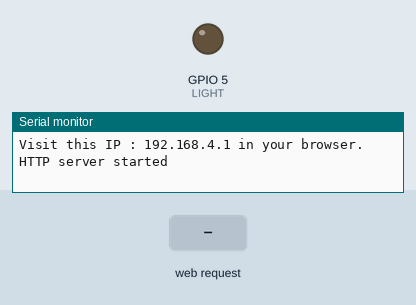
The sketch below on a simulated ESP8266 (NodeMCU). On the bench: output pins drawn as LEDs (lit = HIGH), the last lines printed to the serial monitor. The inputs (shaded band) are chosen by the test bench.

Above: at 1.7 s.
1.8 s: HTTP request GET /setLIGHT?LIGHTState=1 received
At 2.9 s:
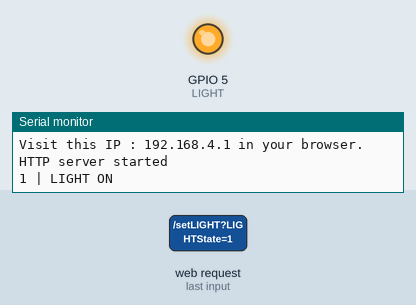
3.3 s: HTTP request GET /setLIGHT received
At 4.0 s:
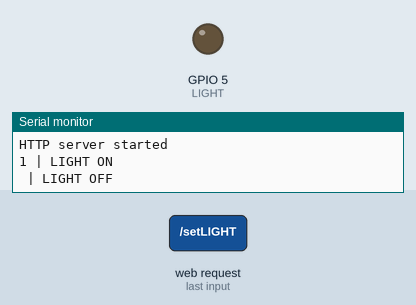
Timing chart, 0 to 6.3 s (numbered marks = the images above; inputs shaded):
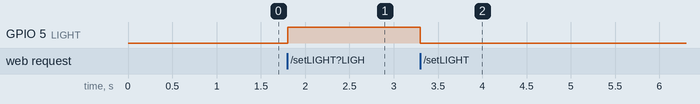

The sketch:

NodeMCU_ESP8266_Control_Relay_Access_Point.ino
```cpp
//----------------------------------------Include the NodeMCU ESP8266 Library
//----------------------------------------see here: https://www.youtube.com/watch?v=8jMr94B8iN0 to add NodeMCU ESP8266 library and board
#include <ESP8266WiFi.h>
#include <WiFiClient.h>
#include <ESP8266WebServer.h>
//----------------------------------------

#include "PageIndex.h" //--> Include the contents of the User Interface Web page, stored in the same folder as the .ino file

#define LIGHT 5 //--> Defining LIGHT Port

//----------------------------------------Make a wifi name and password as access point
const char* ssid = "wifi8266";
const char* password = "24682468";
//----------------------------------------

ESP8266WebServer server(80);  //--> Server on port 80

//----------------------------------------This routine is executed when you open NodeMCU ESP8266 IP Address in browser
void handleRoot() {
  String s = MAIN_page; //Read HTML contents
  server.send(200, "text/html", s); //Send web page
}
//----------------------------------------
//----------------------------------------Procedure for turning lights on or off
void handleLIGHT() {
  String LightState = "OFF";
  String t_state = server.arg("LIGHTState");
  Serial.print(t_state);
  if(t_state == "1")  {
    digitalWrite(LIGHT,HIGH); //LED ON
    LightState = "ON"; //Feedback parameter
    Serial.println(" | LIGHT ON");
  }
  else  {
    digitalWrite(LIGHT,LOW); //LED OFF
    LightState = "OFF"; //Feedback parameter
    Serial.println(" | LIGHT OFF");
  }
  server.send(200, "text/plane", LightState); //Send web page
}
//----------------------------------------
//----------------------------------------SETUP
void setup(void){
  Serial.begin(115200);
  delay(500);

  pinMode(LIGHT,OUTPUT); //--> LIGHT port Direction output

  WiFi.softAP(ssid, password);  //--> Start Making ESP8266 NodeMCU as an access point

  IPAddress apip = WiFi.softAPIP(); //--> Get the IP server
  Serial.print("Connect your wifi laptop/mobile phone to this NodeMCU Access Point : ");
  Serial.println(ssid);
  Serial.print("Visit this IP : ");
  Serial.print(apip); //--> Prints the IP address of the server to be visited
  Serial.println(" in your browser.");

  server.on("/", handleRoot); //--> Routine to handle at root location. This is to display web page.
  server.on("/setLIGHT", handleLIGHT);  //--> Routine to handle the call procedure handleLIGHT

  server.begin(); //--> Start server
  Serial.println("HTTP server started");
}
//----------------------------------------
//----------------------------------------LOOP
void loop(void){
  server.handleClient();  //--> Handle client requests
}
//----------------------------------------
```

Source omitted: PageIndex.h (35006 bytes)

Measured:
- after the input at 1.8 s, GPIO 5 (LIGHT): LOW → HIGH at once
- after the input at 3.3 s, GPIO 5 (LIGHT): HIGH → LOW at once
